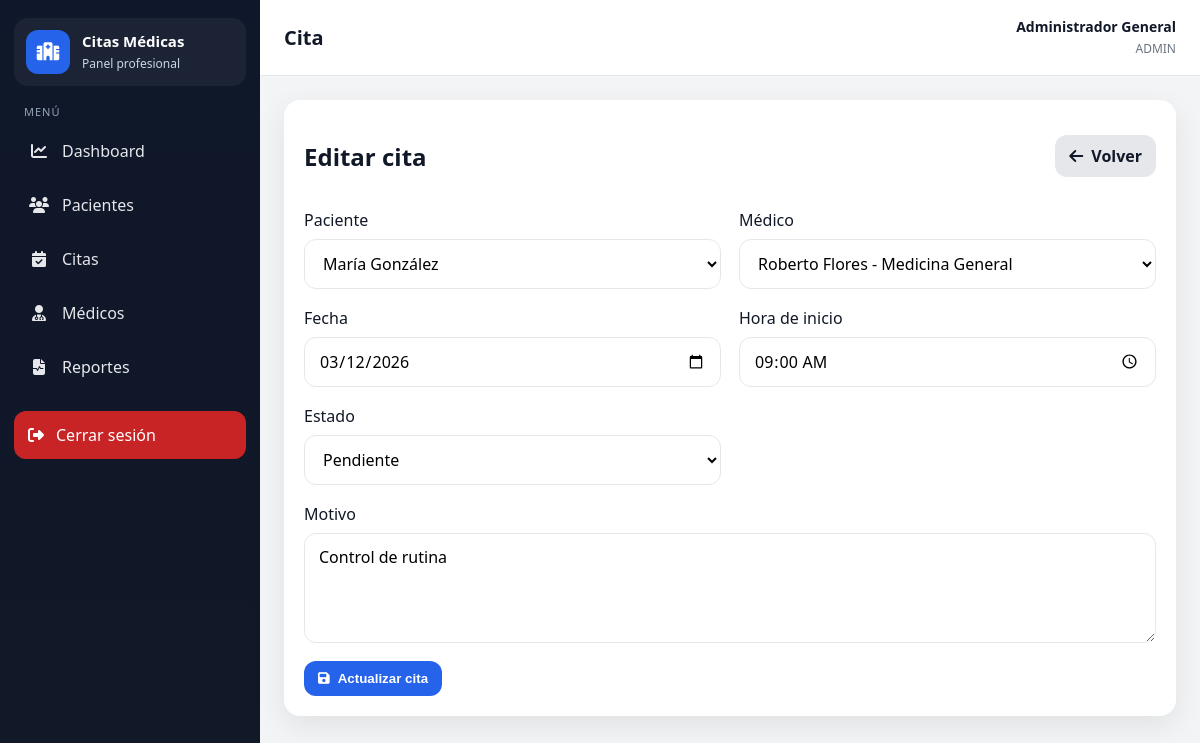
Page /index.php?controller=cita&action=editar&id=1 (signed in) on the committed database.
### tables this page shows
CREATE TABLE pacientes (
    id INT AUTO_INCREMENT PRIMARY KEY,
    nombre VARCHAR(100) NOT NULL,
    apellido VARCHAR(100) NOT NULL,
    cedula VARCHAR(15) NOT NULL UNIQUE,
    telefono VARCHAR(20) NULL,
    email VARCHAR(100) NOT NULL,
    fecha_nacimiento DATE NULL,
    fecha_registro TIMESTAMP DEFAULT CURRENT_TIMESTAMP
);

CREATE TABLE usuarios (
    id INT AUTO_INCREMENT PRIMARY KEY,
    nombre VARCHAR(100) NOT NULL,
    email VARCHAR(100) UNIQUE NOT NULL,
    password VARCHAR(255) NOT NULL,
    rol ENUM('admin','medico','recepcion','paciente') NOT NULL,
    medico_id INT NULL,
    paciente_id INT NULL,
    estado ENUM('activo','inactivo') NOT NULL DEFAULT 'activo',
    fecha_creacion TIMESTAMP DEFAULT CURRENT_TIMESTAMP,
    CONSTRAINT fk_usuario_medico FOREIGN KEY (medico_id) REFERENCES medicos(id) ON DELETE SET NULL,
    CONSTRAINT fk_usuario_paciente FOREIGN KEY (paciente_id) REFERENCES pacientes(id) ON DELETE SET NULL
);

CREATE TABLE citas (
    id INT AUTO_INCREMENT PRIMARY KEY,
    paciente_id INT NOT NULL,
    medico_id INT NOT NULL,
    fecha DATE NOT NULL,
    hora_inicio TIME NOT NULL,
    hora_fin TIME NOT NULL,
    motivo VARCHAR(250) NULL,
    estado ENUM('pendiente', 'completada', 'cancelada') DEFAULT 'pendiente',
    fecha_creacion TIMESTAMP DEFAULT CURRENT_TIMESTAMP,
    CONSTRAINT fk_citas_paciente FOREIGN KEY (paciente_id) REFERENCES pacientes(id) ON DELETE CASCADE,
    CONSTRAINT fk_citas_medico FOREIGN KEY (medico_id) REFERENCES medicos(id) ON DELETE CASCADE,
    INDEX idx_medico_fecha (medico_id, fecha),
    INDEX idx_paciente_fecha (paciente_id, fecha)
);

CREATE TABLE medicos (
    id INT AUTO_INCREMENT PRIMARY KEY,
    nombre VARCHAR(100) NOT NULL,
    apellido VARCHAR(100) NOT NULL,
    especialidad VARCHAR(100) NOT NULL,
    telefono VARCHAR(20) NULL,
    email VARCHAR(100) NOT NULL UNIQUE,
    fecha_registro TIMESTAMP DEFAULT CURRENT_TIMESTAMP
);

### app/controllers/CitaController.php (called while the page is built, shortened)
<?php
require_once __DIR__ . '/../models/Cita.php';
require_once __DIR__ . '/../models/Paciente.php';
require_once __DIR__ . '/../models/Medico.php';
class CitaController {
    private $cita;
    public function __construct(){
        $this->cita = new Cita();
    }
    public function editar(){
        $id = (int)($_GET['id'] ?? 0);
        $cita = $this->cita->obtenerPorId($id);
        $pacienteModel = new Paciente();
        $medicoModel = new Medico();
        $pacientes = $pacienteModel->obtenerTodos();
        $medicos = $medicoModel->obtenerTodos();
        require_once __DIR__ . '/../views/citas/editar.php';
    }
}

### routes/web.php (called while the page is built, shortened)
<?php
$controller = $_GET['controller'] ?? (isset($_SESSION['usuario_id']) ? 'dashboard' : 'auth');
$action = $_GET['action'] ?? (isset($_SESSION['usuario_id']) ? 'index' : 'login');
switch($controller){
    case 'cita':
        require_once __DIR__ . '/../app/controllers/CitaController.php';
        $ctrl = new CitaController();
        break;
}
$ctrl->$action();

### public/index.php (called while the page is built, shortened)
<?php
require_once __DIR__ . '/../routes/web.php';

### app/config/database.php (called while the page is built)
<?php
class Database {
    private $host = "localhost";
    private $db_name = "citas_medicas";
    private $username = "root";
    private $password = "admin";
    private $charset = "utf8mb4";
    public function conectar() {
        try {
            $dsn = "mysql:host={$this->host};dbname={$this->db_name};charset={$this->charset}";
            $pdo = new PDO($dsn, $this->username, $this->password);
            $pdo->setAttribute(PDO::ATTR_ERRMODE, PDO::ERRMODE_EXCEPTION);
            $pdo->setAttribute(PDO::ATTR_DEFAULT_FETCH_MODE, PDO::FETCH_ASSOC);
            return $pdo;
        } catch (PDOException $e) {
            die("Error de conexión: " . $e->getMessage());
        }
    }
}

### app/core/Model.php (called while the page is built, shortened)
<?php
require_once __DIR__ . '/../config/database.php';
class Model {
    public function __construct() {
        $database = new Database();
        $this->db = $database->conectar();
    }
}

### app/models/Paciente.php (called while the page is built, shortened)
<?php
require_once __DIR__ . '/../core/Model.php';
class Paciente extends Model {
    public function obtenerTodos(){
        $sql = "SELECT p.*, u.id AS usuario_id, u.estado AS usuario_estado
                FROM pacientes p
                LEFT JOIN usuarios u ON u.paciente_id = p.id AND u.rol = 'paciente'
                ORDER BY p.id DESC";
        $stmt = $this->db->prepare($sql);
        $stmt->execute();
        return $stmt->fetchAll();
    }
}

### app/models/Cita.php (called while the page is built, shortened)
<?php
require_once __DIR__ . '/../core/Model.php';
class Cita extends Model {
    public function obtenerPorId($id){
        $sql = "SELECT
                    c.*,
                    CONCAT(p.nombre, ' ', p.apellido) AS paciente,
                    p.email AS paciente_email,
                    p.telefono AS paciente_telefono,
                    CONCAT(m.nombre, ' ', m.apellido) AS medico
                FROM citas c
                INNER JOIN pacientes p ON c.paciente_id = p.id
                INNER JOIN medicos m ON c.medico_id = m.id
                WHERE c.id = :id
                LIMIT 1";
        $stmt = $this->db->prepare($sql);
        $stmt->bindParam(':id', $id, PDO::PARAM_INT);
        $stmt->execute();
        return $stmt->fetch(PDO::FETCH_ASSOC);
    }
}

### app/models/Medico.php (called while the page is built, shortened)
<?php
require_once __DIR__ . '/../core/Model.php';
class Medico extends Model {
    public function obtenerTodos(){
        $stmt = $this->db->prepare("SELECT * FROM medicos ORDER BY id DESC");
        $stmt->execute();
        return $stmt->fetchAll();
    }
}

### app/views/citas/editar.php (the view, shortened to what this page needs)
<?php require_once __DIR__ . '/../layout/header.php'; ?>
<div class="form-card"><div class="form-header"><h2>Editar cita</h2><a href="index.php?controller=cita&action=index" class="btn btn-secondary"><i class="fa-solid fa-arrow-left"></i> Volver</a></div>
<form method="POST" action="index.php?controller=cita&action=actualizar"><input type="hidden" name="id" value="<?= $cita['id'] ?>"><div class="form-grid">
<div class="form-group"><label>Paciente</label><select name="paciente_id" required><option value="">Seleccione un paciente</option><?php foreach ($pacientes as $p): ?><option value="<?= $p['id'] ?>" <?= $p['id'] == $cita['paciente_id'] ? 'selected' : '' ?>><?= htmlspecialchars($p['nombre'].' '.$p['apellido']) ?></option><?php endforeach; ?></select></div>
<div class="form-group"><label>Médico</label><select name="medico_id" required><option value="">Seleccione un médico</option><?php foreach ($medicos as $m): ?><option value="<?= $m['id'] ?>" <?= $m['id'] == $cita['medico_id'] ? 'selected' : '' ?>><?= htmlspecialchars($m['nombre'].' '.$m['apellido'].' - '.$m['especialidad']) ?></option><?php endforeach; ?></select></div>
<div class="form-group"><label>Fecha</label><input type="date" name="fecha" value="<?= htmlspecialchars($cita['fecha']) ?>" required></div>
<div class="form-group"><label>Hora de inicio</label><input type="time" name="hora_inicio" value="<?= htmlspecialchars(substr($cita['hora_inicio'],0,5)) ?>" required></div>
<div class="form-group"><label>Estado</label><select name="estado"><option value="pendiente" <?= $cita['estado']==='pendiente'?'selected':'' ?>>Pendiente</option></select></div>
<div class="form-group full"><label>Motivo</label><textarea name="motivo" maxlength="250"><?= htmlspecialchars($cita['motivo']) ?></textarea></div>
</div><div class="form-actions"><button class="btn btn-primary"><i class="fa-solid fa-floppy-disk"></i> Actualizar cita</button></div></form></div>
<?php require_once __DIR__ . '/../layout/footer.php'; ?>

### app/views/layout/header.php (style rules this page uses)
:root { --sidebar-bg:#111827;--sidebar-hover:#1f2937;--sidebar-active:#2563eb;--body-bg:#f3f4f6;--card-bg:#fff;--text:#111827;--muted:#6b7280;--border:#e5e7eb;--primary:#2563eb;--primary-dark:#1d4ed8;--success:#16a34a;--warning:#f59e0b;--danger:#dc2626;--info:#0ea5e9;--shadow:0 10px 30px rgba(0,0,0,.08);--radius:16px }
* { box-sizing:border-box }
body { margin:0;font-family:'Segoe UI',Tahoma,Geneva,Verdana,sans-serif;background:var(--body-bg);color:var(--text) }
a { text-decoration:none;color:inherit }
.card,.table-card,.form-card { background:var(--card-bg);border-radius:var(--radius);box-shadow:var(--shadow) }
.table-card,.form-card { padding:20px }
.table-header,.form-header { display:flex;align-items:center;justify-content:space-between;gap:15px;margin-bottom:16px }
.btn { border:none;border-radius:12px;padding:10px 14px;font-weight:700;cursor:pointer;display:inline-flex;align-items:center;gap:8px }
.btn-primary { background:var(--primary);color:#fff }
.btn-secondary { background:#e5e7eb;color:#111827 }
.form-grid { display:grid;grid-template-columns:repeat(2,minmax(0,1fr));gap:18px }
.form-group { display:flex;flex-direction:column;gap:8px }
.form-group.full { grid-column:1/-1 }
.form-group input,.form-group select,.form-group textarea { padding:12px 14px;border:1px solid var(--border);border-radius:12px;font:inherit;background:#fff }
.form-group textarea { min-height:110px;resize:vertical }
.form-actions { display:flex;gap:12px;flex-wrap:wrap;margin-top:18px }

### rows in the picture
pacientes: paciente_id "María González"
citas: medico_id "Roberto Flores - Medicina General", fecha "03/12/2026", hora_inicio "09:00", estado "Pendiente", motivo "Control de rutina"

### other values in the picture
$currentController "Cita"
$_SESSION['usuario_nombre'] "Administrador General"
$role "ADMIN"
